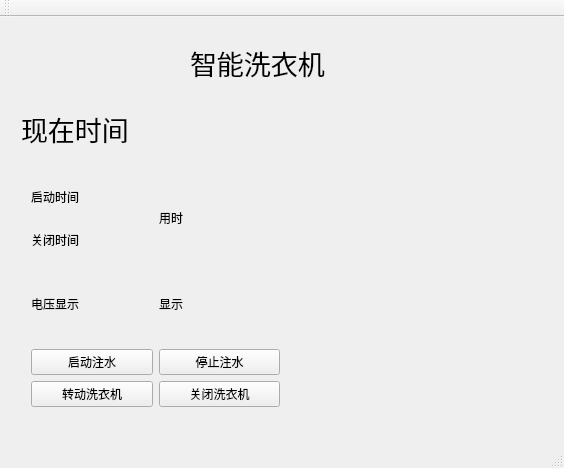
<?xml version="1.0" encoding="UTF-8"?>
<ui version="4.0">
 <class>MainWindow</class>
 <widget class="QMainWindow" name="MainWindow">
  <property name="geometry">
   <rect>
    <x>0</x>
    <y>0</y>
    <width>564</width>
    <height>468</height>
   </rect>
  </property>
  <property name="windowTitle">
   <string>MainWindow</string>
  </property>
  <property name="toolTip">
   <string/>
  </property>
  <property name="styleSheet">
   <string notr="true">background-image: url(:/new/prefix1/fj2.jpg);</string>
  </property>
  <property name="tabShape">
   <enum>QTabWidget::Triangular</enum>
  </property>
  <widget class="QWidget" name="centralWidget">
   <widget class="QLabel" name="label_3">
    <property name="geometry">
     <rect>
      <x>190</x>
      <y>20</y>
      <width>211</width>
      <height>51</height>
     </rect>
    </property>
    <property name="font">
     <font>
      <pointsize>20</pointsize>
     </font>
    </property>
    <property name="text">
     <string>智能洗衣机</string>
    </property>
   </widget>
   <widget class="QLabel" name="label_7">
    <property name="geometry">
     <rect>
      <x>290</x>
      <y>150</y>
      <width>241</width>
      <height>251</height>
     </rect>
    </property>
    <property name="text">
     <string/>
    </property>
    <property name="pixmap">
     <pixmap resource="res.qrc">:/new/prefix1/kai.jpg</pixmap>
    </property>
    <property name="scaledContents">
     <bool>true</bool>
    </property>
   </widget>
   <widget class="QLabel" name="dateTime">
    <property name="geometry">
     <rect>
      <x>21</x>
      <y>81</y>
      <width>501</width>
      <height>61</height>
     </rect>
    </property>
    <property name="font">
     <font>
      <pointsize>20</pointsize>
     </font>
    </property>
    <property name="text">
     <string>现在时间</string>
    </property>
   </widget>
   <widget class="QWidget" name="">
    <property name="geometry">
     <rect>
      <x>20</x>
      <y>150</y>
      <width>271</width>
      <height>251</height>
     </rect>
    </property>
    <layout class="QGridLayout" name="gridLayout_4">
     <item row="0" column="0">
      <layout class="QGridLayout" name="gridLayout_3">
       <item row="0" column="0">
        <widget class="QLabel" name="label_4">
         <property name="text">
          <string>启动时间</string>
         </property>
        </widget>
       </item>
       <item row="1" column="0">
        <widget class="QLabel" name="label_5">
         <property name="text">
          <string>关闭时间</string>
         </property>
        </widget>
       </item>
      </layout>
     </item>
     <item row="1" column="0" colspan="2">
      <layout class="QGridLayout" name="gridLayout">
       <item row="0" column="0">
        <widget class="QLabel" name="label">
         <property name="text">
          <string>电压显示</string>
         </property>
        </widget>
       </item>
       <item row="0" column="1">
        <widget class="QLabel" name="label_2">
         <property name="text">
          <string>显示</string>
         </property>
        </widget>
       </item>
      </layout>
     </item>
     <item row="2" column="0" colspan="2">
      <layout class="QGridLayout" name="gridLayout_2">
       <item row="0" column="0">
        <widget class="QPushButton" name="pushButton_3">
         <property name="text">
          <string>启动注水</string>
         </property>
        </widget>
       </item>
       <item row="1" column="0">
        <widget class="QPushButton" name="pushButton">
         <property name="text">
          <string>转动洗衣机</string>
         </property>
        </widget>
       </item>
       <item row="1" column="1">
        <widget class="QPushButton" name="pushButton_2">
         <property name="text">
          <string>关闭洗衣机</string>
         </property>
        </widget>
       </item>
       <item row="0" column="1">
        <widget class="QPushButton" name="pushButton_4">
         <property name="text">
          <string>停止注水</string>
         </property>
        </widget>
       </item>
      </layout>
     </item>
     <item row="0" column="1">
      <widget class="QLabel" name="label_8">
       <property name="text">
        <string>用时</string>
       </property>
      </widget>
     </item>
    </layout>
   </widget>
  </widget>
  <widget class="QMenuBar" name="menuBar">
   <property name="geometry">
    <rect>
     <x>0</x>
     <y>0</y>
     <width>564</width>
     <height>22</height>
    </rect>
   </property>
  </widget>
  <widget class="QToolBar" name="mainToolBar">
   <attribute name="toolBarArea">
    <enum>TopToolBarArea</enum>
   </attribute>
   <attribute name="toolBarBreak">
    <bool>false</bool>
   </attribute>
  </widget>
  <widget class="QStatusBar" name="statusBar"/>
 </widget>
 <layoutdefault spacing="6" margin="11"/>
 <resources>
  <include location="res.qrc"/>
 </resources>
 <connections/>
</ui>
